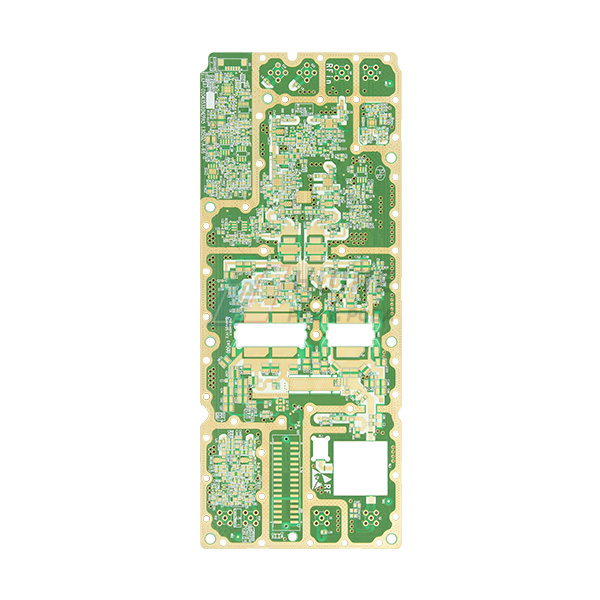
#> input picture платки.jpg, 600 x 600 px
$ python fast.py
#> lines starting #> are read from the running program, lines starting #| are printed output that depends on the picture
import numpy as np
from PIL import Image
import matplotlib.pyplot as plt


def found_points(filename: str):
    # Загружаем в ЧЕРНО-БЕЛОЕ - это ключевое упрощение!
#> called with filename = 'платки.jpg'
    img = Image.open(filename).convert('L')
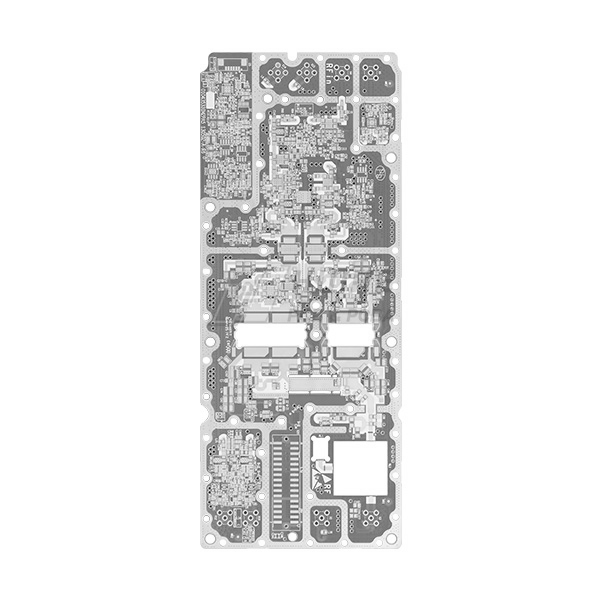
#> img: PIL image 600x600 L; min 0, max 255, mean 235
    img_array = np.array(img)

    points = []

    # Просто ищем пиксели, которые сильно отличаются от соседей
    for i in range(1, img_array.shape[0] - 1):
        for j in range(1, img_array.shape[1] - 1):
            diff = (abs(int(img_array[i, j]) - int(img_array[i, j - 1])) +
                    abs(int(img_array[i, j]) - int(img_array[i, j + 1])) +
                    abs(int(img_array[i, j]) - int(img_array[i - 1, j])) +
                    abs(int(img_array[i, j]) - int(img_array[i + 1, j])))

            if diff > 120:
                points.append([i, j])
#> after the loop, points = 21961 items

    return points, img_array


def make_picture(img_array, points):

    if len(img_array.shape) == 2:
        img_display = np.stack([img_array] * 3, axis=-1)
    else:
        img_display = img_array.copy()

    for y, x in points:
        for dy in range(-2, 3):
            for dx in range(-2, 3):
                ny, nx = y + dy, x + dx
                if 0 <= ny < img_display.shape[0] and 0 <= nx < img_display.shape[1]:
                    img_display[ny, nx] = [255, 0, 0]

    plt.figure(figsize=(12, 8))
    plt.imshow(img_display)
    plt.title(f'Найдено {len(points)} углов')
    plt.axis('off')
    plt.show()


filename = "платки.jpg"
points, img_array = found_points(filename)
#> points = 21961 items
make_picture(img_array, points)
#> the loop in make_picture, `for y, x in points:` made 21961 passes
#> (y, x) on passes 1 to 3: (52, 211), (52, 212), (52, 213)
#> after the loop in make_picture, `for y, x in points:`:
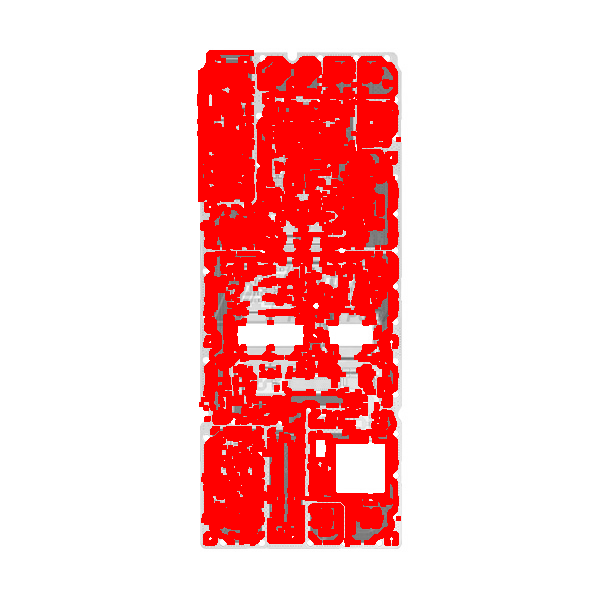
#> img_display: shape (600, 600, 3); mean of channels 0, 1, 2 251.4, 198.8, 198.8; drawn as R, G, B
